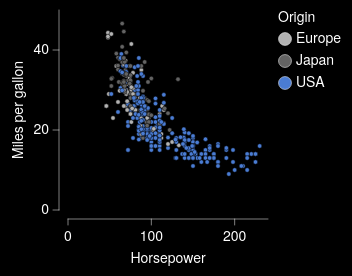

Specify this chart in Vega-Lite:
### Vega-Lite specification from a JSON file in a GitHub repository (floating-point values rounded to 4 significant figures; data arrays with more than 128 entries replaced by an {"elided": "..."} marker saying what was removed)
{"background": "black", "config": {"arc": {"fill": "#DBDBDB", "fillOpacity": 1.0, "innerRadius": 25.0, "padAngle": 0.03, "stroke": "black", "strokeOpacity": 1, "strokeWidth": 0.25}, "area": {"fill": "#DBDBDB", "fillOpacity": 1.0, "stroke": "black", "strokeOpacity": 1, "strokeWidth": 0.25}, "axis": {"domain": true, "domainCap": "round", "domainColor": "white", "domainWidth": 0.25, "grid": false, "gridCap": "round", "gridColor": "#F1F1F1", "gridDash": [0, 0], "gridOpacity": 1.0, "gridWidth": 0.25, "labelColor": "white", "labelFont": "Helvetica Neue, HelveticaNeue, Helvetica, Arial, sans-serif", "labelFontSize": 7, "labelFontStyle": "normal", "labelFontWeight": 400, "offset": 4.5, "ticks": true, "tickCap": "round", "tickColor": "white", "tickRound": false, "tickSize": 3, "tickWidth": 0.25, "titleColor": "white", "titleFont": "Helvetica Neue, HelveticaNeue, Helvetica, Arial, sans-serif", "titleFontSize": 7, "titleFontStyle": "normal", "titleFontWeight": 400}, "axisX": {"domain": true, "labelAlign": "center", "labelAngle": 0, "labels": true, "ticks": true, "translate": 0}, "axisY": {"domain": true, "labelAlign": "right", "labelAngle": 0, "labels": true, "ticks": true, "translate": 0}, "axisRight": {"domain": true, "labelAlign": "left", "labelAngle": 0, "labels": true, "ticks": true, "translate": 0}, "axisTop": {"domain": true, "labelAlign": "center", "labelAngle": 0, "labels": true, "ticks": true, "translate": 0}, "axisBand": {"tickOffset": 0}, "bar": {"fill": "#DBDBDB", "fillOpacity": 1.0, "stroke": "black", "strokeOpacity": 1, "strokeWidth": 0.25}, "boxplot": {"size": 9.0, "ticks": {"cornerRadius": 0.25, "fill": "white", "opacity": 1, "size": 4.5, "thickness": 0.25}, "box": {"fillOpacity": 1.0, "stroke": "black", "strokeOpacity": 1, "strokeWidth": 0.25}, "median": {"cornerRadius": 0, "fill": "black", "fillOpacity": 1.0, "opacity": 1, "size": 9.0, "thickness": 0.25}, "rule": {"fill": "white", "fillOpacity": 1.0, "size": 10.0, "stroke": "white", "strokeDash": [0, 0], "strokeOpacity": 1, "strokeWidth": 0.25}, "outliers": {"color": "white", "fill": "white", "fillOpacity": 1.0, "size": 0, "stroke": "black", "strokeOpacity": 1, "strokeWidth": 0.25}}, "circle": {"fill": "white", "fillOpacity": 1.0, "size": 1.25, "stroke": null, "strokeOpacity": 1, "strokeWidth": 0.25}, "errorband": {"band": {"fillOpacity": 0.6, "stroke": null, "strokeWidth": 0.25, "strokeOpacity": 1}, "borders": {"opacity": 0, "strokeOpacity": 0.25, "strokeWidth": 1}}, "errorbar": {"opacity": 1, "rule": {"strokeDash": [0, 0], "strokeWidth": 0.25}, "ticks": {"color": "white", "cornerRadius": 0.125, "opacity": 1, "size": 6.0, "thickness": 0.25}, "thickness": 0.25}, "font": "Helvetica Neue, HelveticaNeue, Helvetica, Arial, sans-serif", "geoshape": {"fill": "#DBDBDB", "fillOpacity": 1.0, "stroke": "white", "strokeOpacity": 1, "strokeWidth": 0.25}, "header": {"labelColor": "white", "labelFont": "Helvetica Neue, HelveticaNeue, Helvetica, Arial, sans-serif", "labelFontSize": 7, "labelFontStyle": "normal", "labelFontWeight": 400, "titleColor": "white", "titleFont": "Helvetica Neue, HelveticaNeue, Helvetica, Arial, sans-serif", "titleFontSize": 7, "titleFontStyle": "normal", "titleFontWeight": 400, "titlePadding": 0}, "legend": {"disable": false, "offset": 4.5, "titlePadding": 4, "labelOffset": 2, "gradientLabelOffset": 2, "gradientLength": 50.0, "gradientThickness": 5.0, "gradientOpacity": 1.0, "gradientStrokeColor": "white", "gradientStrokeWidth": 0.25, "labelColor": "white", "labelFont": "Helvetica Neue, HelveticaNeue, Helvetica, Arial, sans-serif", "labelFontSize": 7, "labelFontStyle": "normal", "labelFontWeight": 400, "strokeColor": "white", "strokeWidth": 0, "symbolSize": 42, "symbolStrokeColor": "white", "symbolStrokeWidth": 0.25, "titleColor": "white", "titleFont": "Helvetica Neue, HelveticaNeue, Helvetica, Arial, sans-serif", "titleFontSize": 7, "titleFontStyle": "normal", "titleFontWeight": 400}, "line": {"color": "white", "stroke": "white", "strokeCap": "butt", "strokeDash": [0, 0], "strokeOpacity": 1, "strokeWidth": 0.5}, "point": {"filled": true, "fill": "#DBDBDB", "fillOpacity": 1.0, "size": 5.0, "stroke": "black", "strokeOpacity": 1, "strokeWidth": 0.25}, "range": {"category": ["#B2B2B2", "#636363", "#4A7CD3", "#008542", "#382864", "#509F98", "#284F93", "#005226", "#A398D6", "#173633"], "diverging": {"scheme": ["#443E60", "#5F597E", "#7C759B", "#9994B6", "#B7B4CC", "#D6D5DC", "#F6F6F6", "#D1DAD9", "#A4C2BF", "#7AA9A4", "#578E89", "#37736E", "#1B5954"]}, "heatmap": {"scheme": ["#32022B", "#43044D", "#4C196E", "#4D338C", "#484DA6", "#3A68BB", "#1D83CA", "#1D9CCB", "#23B5C9", "#28CDC5", "#4DE0B4", "#91EE9F"]}, "ordinal": {"scheme": ["#F1F1F1", "#DBDBDB", "#C6C6C6", "#B2B2B2", "#9D9D9D", "#898989", "#767676", "#636363", "#515151", "#404040", "#2F2F2F", "#1F1F1F"]}, "ramp": {"scheme": ["#32022B", "#43044D", "#4C196E", "#4D338C", "#484DA6", "#3A68BB", "#1D83CA", "#1D9CCB", "#23B5C9", "#28CDC5", "#4DE0B4", "#91EE9F"]}}, "rule": {"color": "white", "stroke": "white", "strokeCap": "round", "strokeDash": [2, 2], "strokeOpacity": 1, "strokeWidth": 0.25}, "scale": {"bandPaddingInner": 0.1, "bandPaddingOuter": 0.1, "round": false}, "rect": {"fill": "#DBDBDB", "fillOpacity": 1.0, "stroke": "black", "strokeOpacity": 1, "strokeWidth": 0.25}, "square": {"fill": "#DBDBDB", "fillOpacity": 1.0, "size": 10.0, "stroke": "black", "strokeOpacity": 1, "strokeWidth": 0.25}, "text": {"color": "white", "font": "Helvetica Neue, HelveticaNeue, Helvetica, Arial, sans-serif", "fontSize": 7, "fontStyle": "normal", "fontWeight": 400}, "tick": {"color": "white", "cornerRadius": 0.125, "opacity": 1.0, "size": 9.0, "thickness": 0.25}, "title": {"anchor": "middle", "frame": "group", "color": "white", "font": "Helvetica Neue, HelveticaNeue, Helvetica, Arial, sans-serif", "fontSize": 7, "fontStyle": "normal", "fontWeight": 400, "subtitleColor": "white", "subtitleFont": "Helvetica Neue, HelveticaNeue, Helvetica, Arial, sans-serif", "subtitleFontSize": "Helvetica Neue, HelveticaNeue, Helvetica, Arial, sans-serif", "subtitleFontStyle": "normal", "subtitleFontWeight": 400}, "trail": {"color": "white", "opacity": 1, "size": 0.5}, "view": {"continuousWidth": 100, "continuousHeight": 100, "discreteWidth": 100, "discreteHeight": 100, "fill": null, "stroke": null, "strokeWidth": 0.25}}, "data": {"name": "data-7285c4e2e195e5a75737a34913199f5f"}, "mark": {"type": "point"}, "encoding": {"color": {"field": "Origin", "type": "nominal"}, "x": {"field": "Horsepower", "type": "quantitative"}, "y": {"field": "Miles_per_Gallon", "title": "Miles per gallon", "type": "quantitative"}}, "$schema": "https://vega.github.io/schema/vega-lite/v6.4.1.json", "datasets": {"data-7285c4e2e195e5a75737a34913199f5f": {"elided": "392 records"}}}
